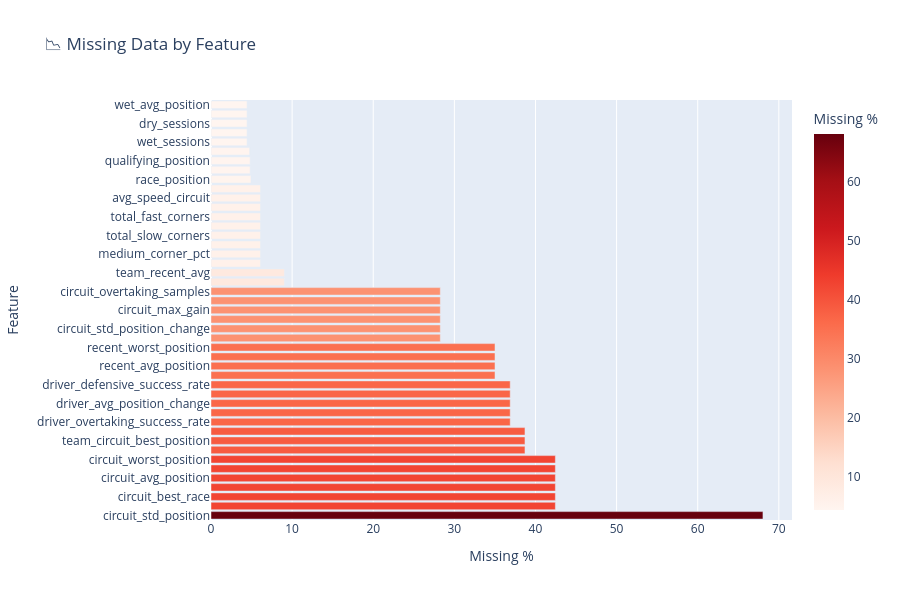

This figure's notebook cell:
### Markdown cell above
---
## 4️⃣ Missing Data Analysis

### Code cell
# Calculate missing percentages
missing = df.isnull().sum()
missing_pct = (missing / len(df) * 100).sort_values(ascending=False)
missing_df = pd.DataFrame({
    'feature': missing_pct.index,
    'missing_pct': missing_pct.values
}).query('missing_pct > 0')

# Plot
fig = px.bar(
    missing_df,
    x='missing_pct',
    y='feature',
    orientation='h',
    title='📉 Missing Data by Feature',
    labels={'missing_pct': 'Missing %', 'feature': 'Feature'},
    color='missing_pct',
    color_continuous_scale='Reds',
    height=600
)
fig.update_layout(showlegend=False)
fig.show()

print("\n📊 Missing Data Summary:")
print(missing_df.to_string(index=False))

### Figure 1 — Plotly figure (JSON) as saved in the notebook; plotly's stock layout.template omitted (floating-point values rounded to 4 significant figures)
{"data": [{"hovertemplate": "Missing %=%{marker.color}<br>Feature=%{y}<extra></extra>", "legendgroup": "", "marker": {"color": [68.04, 42.45, 42.45, 42.45, 42.45, 42.45, 42.45, 38.7, 38.7, 38.7, 36.88, 36.88, 36.88, 36.88, 36.88, 35.01, 35.01, 35.01, 35.01, 28.27, 28.27, 28.27, 28.27, 28.27, 28.27, 9.047, 9.047, 6.103, 6.103, 6.103, 6.103, 6.103, 6.103, 6.103, 6.103, 6.103, 4.925, 4.818, 4.818, 4.764, 4.443, 4.443, 4.443, 4.443, 4.443], "coloraxis": "coloraxis", "pattern": {"shape": ""}}, "name": "", "orientation": "h", "showlegend": false, "textposition": "auto", "type": "bar", "x": [68.04, 42.45, 42.45, 42.45, 42.45, 42.45, 42.45, 38.7, 38.7, 38.7, 36.88, 36.88, 36.88, 36.88, 36.88, 35.01, 35.01, 35.01, 35.01, 28.27, 28.27, 28.27, 28.27, 28.27, 28.27, 9.047, 9.047, 6.103, 6.103, 6.103, 6.103, 6.103, 6.103, 6.103, 6.103, 6.103, 4.925, 4.818, 4.818, 4.764, 4.443, 4.443, 4.443, 4.443, 4.443], "xaxis": "x", "y": ["circuit_std_position", "circuit_sessions", "circuit_best_race", "circuit_avg_race", "circuit_avg_position", "circuit_best_position", "circuit_worst_position", "team_circuit_sessions", "team_circuit_best_position", "team_circuit_avg_position", "driver_overtaking_success_rate", "driver_overtaking_samples", "driver_avg_position_change", "driver_std_position_change", "driver_defensive_success_rate", "recent_best_position", "recent_avg_position", "form_trend", "recent_worst_position", "circuit_avg_position_change", "circuit_std_position_change", "circuit_abs_position_change", "circuit_max_gain", "circuit_max_loss", "circuit_overtaking_samples", "team_momentum", "team_recent_avg", "slow_corner_pct", "medium_corner_pct", "fast_corner_pct", "total_slow_corners", "total_medium_corners", "total_fast_corners", "chicanes", "avg_speed_circuit", "top_speed_circuit", "race_position", "races_in_window", "qualifying_position", "team", "wet_sessions", "wet_dry_delta", "dry_sessions", "dry_avg_position", "wet_avg_position"], "yaxis": "y"}], "layout": {"barmode": "relative", "coloraxis": {"colorbar": {"title": {"text": "Missing %"}}, "colorscale": [[0, "rgb(255,245,240)"], [0.125, "rgb(254,224,210)"], [0.25, "rgb(252,187,161)"], [0.375, "rgb(252,146,114)"], [0.5, "rgb(251,106,74)"], [0.625, "rgb(239,59,44)"], [0.75, "rgb(203,24,29)"], [0.875, "rgb(165,15,21)"], [1, "rgb(103,0,13)"]]}, "height": 600, "legend": {"tracegroupgap": 0}, "showlegend": false, "title": {"text": "📉 Missing Data by Feature"}, "xaxis": {"anchor": "y", "domain": [0, 1], "title": {"text": "Missing %"}}, "yaxis": {"anchor": "x", "domain": [0, 1], "title": {"text": "Feature"}}}}
